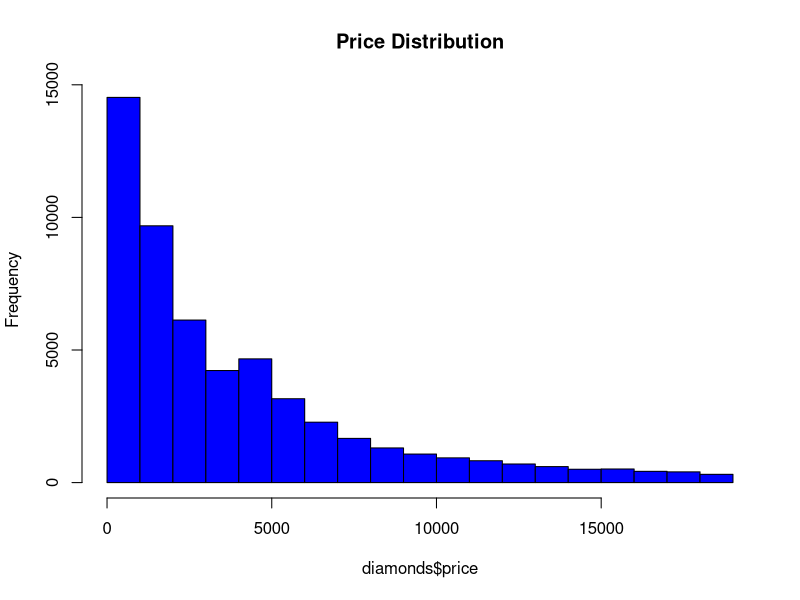
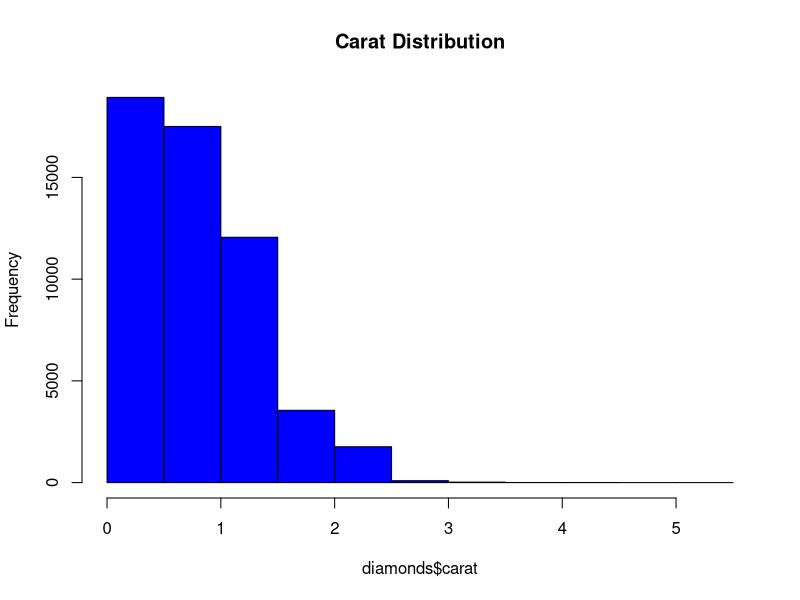
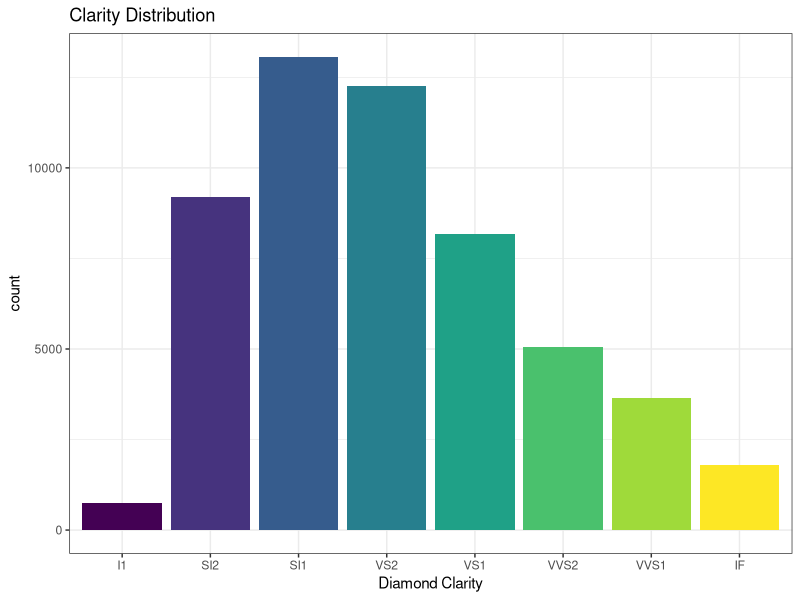
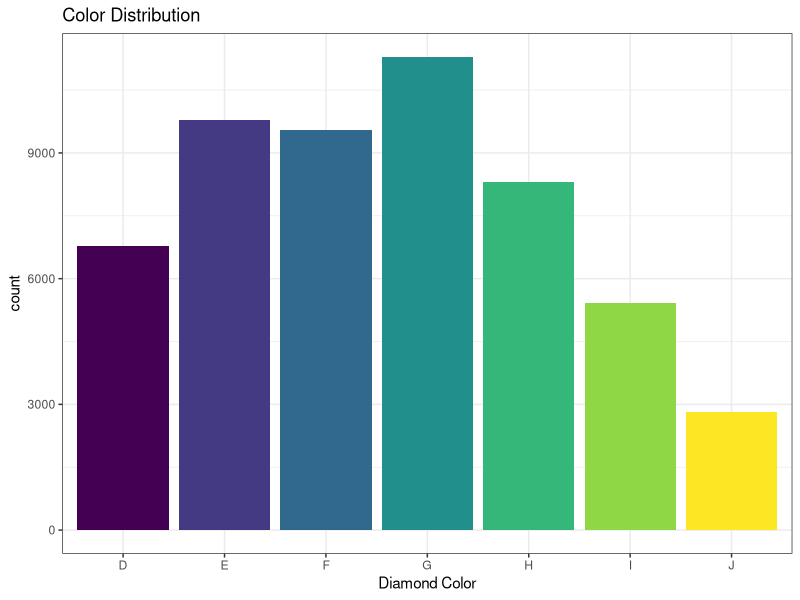
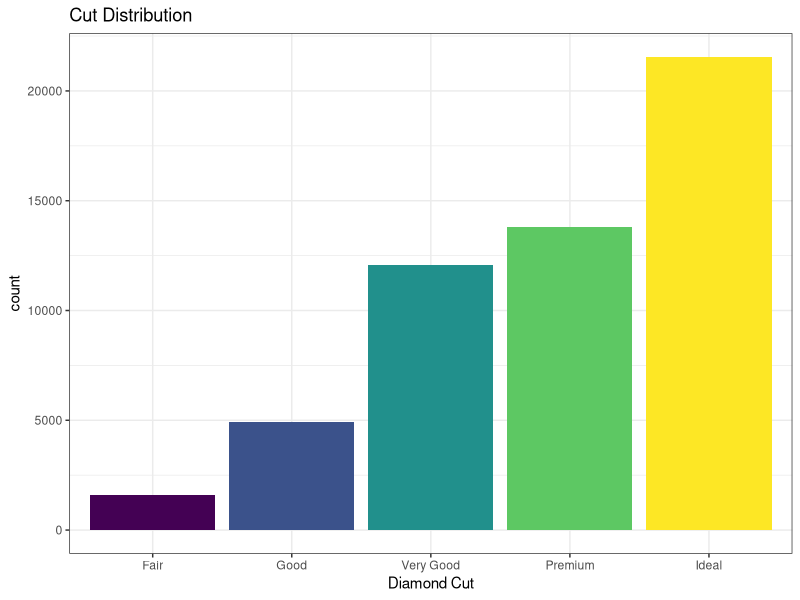
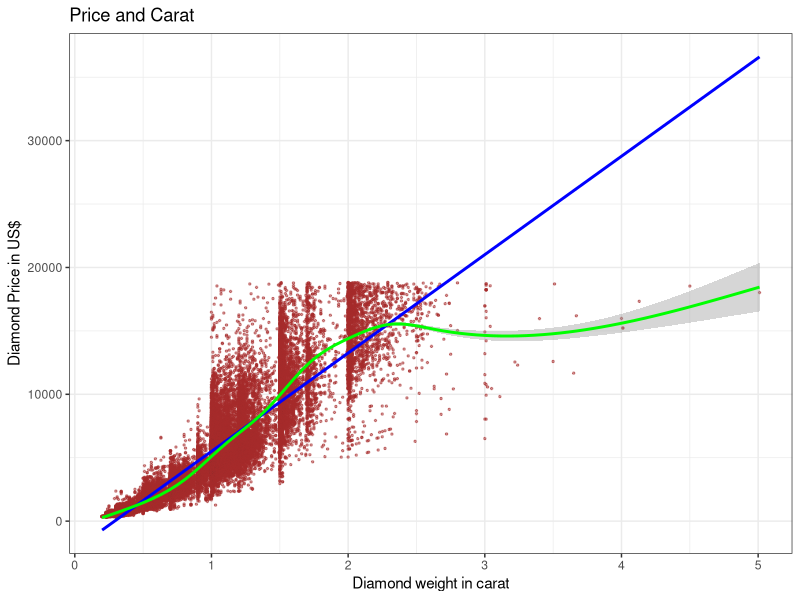
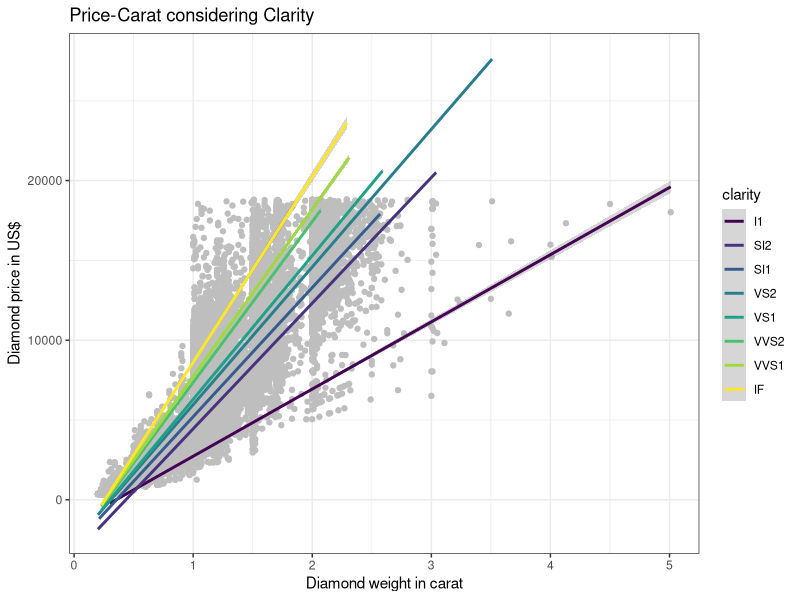
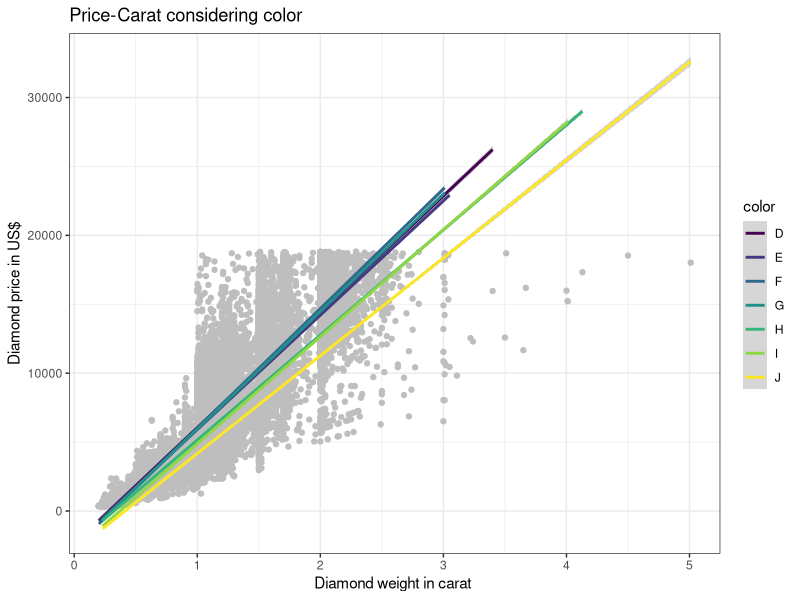

Source code (R) for these figures, in order:
## ---- chunk 1
knitr::opts_chunk$set(echo = TRUE,fig.height =2,fig.width = 3)
library(ggplot2)
library(dplyr)
diamonds
summary(diamonds)
sd(diamonds$carat)
sd(diamonds$price)
diamonds%>%select(price, carat, x, y, z)%>%cor(use = "complete.obs", method = "pearson")
carat.outlier<-diamonds%>%subset(diamonds$carat<0.1238399|diamonds$carat>1.471960)
Diamonds.Arrange<-diamonds%>%arrange(desc(carat),desc(price))
Diamonds.Arrange
## ---- chunk 2
hist(diamonds$price,main = "Price Distribution",col="blue")
hist(diamonds$carat,main = "Carat Distribution",col="blue")
## ---- chunk 3
ggplot(diamonds,aes(factor(clarity),fill=clarity))+geom_bar()+labs(title="Clarity Distribution")+labs(x="Diamond Clarity")+theme_bw()+ theme(legend.position = "none")
ggplot(diamonds,aes(factor(color),fill=color))+geom_bar()+labs(title="Color Distribution")+labs(x="Diamond Color")+theme_bw()+ theme(legend.position = "none")
ggplot(diamonds,aes(factor(cut),fill=cut))+geom_bar()+labs(title="Cut Distribution")+labs(x="Diamond Cut")+theme_bw()+ theme(legend.position = "none")
## ---- chunk 4
ggplot(diamonds,aes(x=carat,y=price))+geom_point(size=.5,alpha=1/2,color="brown")+geom_smooth(method="lm",se=FALSE,color="blue")+labs(title = "Price and Carat")+labs(x="Diamond weight in carat" , y="Diamond Price in US$")+theme_bw()+ theme(legend.position = "none")+geom_smooth(color="green")
## ---- chunk 5
ggplot(diamonds)+geom_point(aes(y=price,x=carat),color="gray")+geom_smooth(aes(y=price , x=carat, color=clarity),method="lm")+labs(title="Price-Carat considering Clarity")+labs(x="Diamond weight in carat",y="Diamond price in US$")+theme_bw() 
## ---- chunk 6
ggplot(diamonds)+geom_point(aes(y=price,x=carat),color="gray")+geom_smooth(aes(y=price , x=carat, color=color),method="lm")+labs(title="Price-Carat considering color")+labs(x="Diamond weight in carat ",y="Diamond price in US$")+theme_bw() 
ggplot(diamonds)+geom_point(aes(y=price,x=carat),color="gray")+geom_smooth(aes(y=price , x=carat, color=cut),method="lm")+labs(title="Price-Carat considering cut")+labs(x="Diamond weight in carat",y="Diamond price in US$")+theme_bw() 
